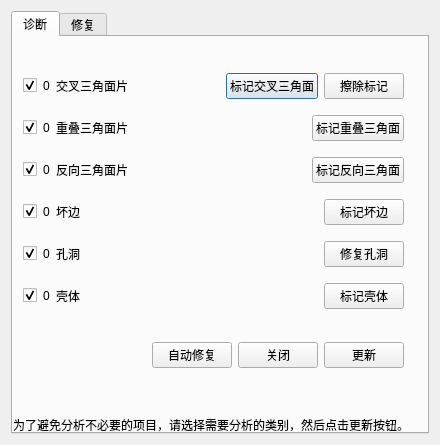
<?xml version="1.0" encoding="UTF-8"?>
<ui version="4.0">
 <class>MyDialog</class>
 <widget class="QDialog" name="MyDialog">
  <property name="geometry">
   <rect>
    <x>0</x>
    <y>0</y>
    <width>440</width>
    <height>445</height>
   </rect>
  </property>
  <property name="minimumSize">
   <size>
    <width>440</width>
    <height>445</height>
   </size>
  </property>
  <property name="maximumSize">
   <size>
    <width>440</width>
    <height>445</height>
   </size>
  </property>
  <property name="windowTitle">
   <string>Dialog</string>
  </property>
  <layout class="QGridLayout" name="gridLayout">
   <item row="1" column="0">
    <layout class="QVBoxLayout" name="verticalLayout">
     <item>
      <widget class="QTabWidget" name="tabWidget">
       <property name="currentIndex">
        <number>0</number>
       </property>
       <widget class="QWidget" name="widget">
        <attribute name="title">
         <string>诊断</string>
        </attribute>
        <widget class="QWidget" name="verticalLayoutWidget_4">
         <property name="geometry">
          <rect>
           <x>0</x>
           <y>0</y>
           <width>391</width>
           <height>331</height>
          </rect>
         </property>
         <layout class="QVBoxLayout" name="verticalLayout_4">
          <property name="leftMargin">
           <number>10</number>
          </property>
          <property name="topMargin">
           <number>10</number>
          </property>
          <item>
           <spacer name="verticalSpacer">
            <property name="orientation">
             <enum>Qt::Vertical</enum>
            </property>
            <property name="sizeHint" stdset="0">
             <size>
              <width>20</width>
              <height>40</height>
             </size>
            </property>
           </spacer>
          </item>
          <item>
           <layout class="QHBoxLayout" name="horizontalLayout_2">
            <property name="topMargin">
             <number>10</number>
            </property>
            <item>
             <widget class="QCheckBox" name="intersect_checkBox">
              <property name="enabled">
               <bool>true</bool>
              </property>
              <property name="maximumSize">
               <size>
                <width>191</width>
                <height>16777215</height>
               </size>
              </property>
              <property name="mouseTracking">
               <bool>true</bool>
              </property>
              <property name="acceptDrops">
               <bool>false</bool>
              </property>
              <property name="text">
               <string/>
              </property>
              <property name="checkable">
               <bool>true</bool>
              </property>
              <property name="checked">
               <bool>true</bool>
              </property>
              <property name="autoRepeat">
               <bool>false</bool>
              </property>
              <property name="tristate">
               <bool>false</bool>
              </property>
             </widget>
            </item>
            <item>
             <widget class="QLabel" name="intersect_label">
              <property name="text">
               <string>0</string>
              </property>
             </widget>
            </item>
            <item>
             <widget class="QLabel" name="label_2">
              <property name="text">
               <string>交叉三角面片</string>
              </property>
             </widget>
            </item>
            <item>
             <spacer name="horizontalSpacer_2">
              <property name="orientation">
               <enum>Qt::Horizontal</enum>
              </property>
              <property name="sizeHint" stdset="0">
               <size>
                <width>40</width>
                <height>20</height>
               </size>
              </property>
             </spacer>
            </item>
            <item>
             <widget class="QPushButton" name="pushButton_8">
              <property name="text">
               <string>标记交叉三角面</string>
              </property>
             </widget>
            </item>
            <item>
             <widget class="QPushButton" name="pushButton_15">
              <property name="text">
               <string>擦除标记</string>
              </property>
             </widget>
            </item>
           </layout>
          </item>
          <item>
           <layout class="QHBoxLayout" name="horizontalLayout_5">
            <property name="topMargin">
             <number>10</number>
            </property>
            <item>
             <widget class="QCheckBox" name="overlap_checkBox">
              <property name="enabled">
               <bool>true</bool>
              </property>
              <property name="maximumSize">
               <size>
                <width>191</width>
                <height>16777215</height>
               </size>
              </property>
              <property name="text">
               <string/>
              </property>
              <property name="checked">
               <bool>true</bool>
              </property>
             </widget>
            </item>
            <item>
             <widget class="QLabel" name="overlap_label">
              <property name="text">
               <string>0</string>
              </property>
             </widget>
            </item>
            <item>
             <widget class="QLabel" name="label_5">
              <property name="text">
               <string>重叠三角面片</string>
              </property>
             </widget>
            </item>
            <item>
             <spacer name="horizontalSpacer_5">
              <property name="orientation">
               <enum>Qt::Horizontal</enum>
              </property>
              <property name="sizeHint" stdset="0">
               <size>
                <width>40</width>
                <height>20</height>
               </size>
              </property>
             </spacer>
            </item>
            <item>
             <widget class="QPushButton" name="pushButton_12">
              <property name="text">
               <string>标记重叠三角面</string>
              </property>
             </widget>
            </item>
           </layout>
          </item>
          <item>
           <layout class="QHBoxLayout" name="horizontalLayout_9">
            <property name="topMargin">
             <number>10</number>
            </property>
            <item>
             <widget class="QCheckBox" name="reverse_checkBox">
              <property name="maximumSize">
               <size>
                <width>191</width>
                <height>16777215</height>
               </size>
              </property>
              <property name="text">
               <string/>
              </property>
              <property name="checked">
               <bool>true</bool>
              </property>
             </widget>
            </item>
            <item>
             <widget class="QLabel" name="reverse_label">
              <property name="text">
               <string>0</string>
              </property>
             </widget>
            </item>
            <item>
             <widget class="QLabel" name="label_6">
              <property name="text">
               <string>反向三角面片</string>
              </property>
             </widget>
            </item>
            <item>
             <spacer name="horizontalSpacer_6">
              <property name="orientation">
               <enum>Qt::Horizontal</enum>
              </property>
              <property name="sizeHint" stdset="0">
               <size>
                <width>40</width>
                <height>20</height>
               </size>
              </property>
             </spacer>
            </item>
            <item>
             <widget class="QPushButton" name="pushButton_13">
              <property name="text">
               <string>标记反向三角面</string>
              </property>
             </widget>
            </item>
           </layout>
          </item>
          <item>
           <layout class="QHBoxLayout" name="horizontalLayout_10">
            <property name="topMargin">
             <number>10</number>
            </property>
            <item>
             <widget class="QCheckBox" name="badside_checkBox">
              <property name="maximumSize">
               <size>
                <width>191</width>
                <height>16777215</height>
               </size>
              </property>
              <property name="text">
               <string/>
              </property>
              <property name="checked">
               <bool>true</bool>
              </property>
             </widget>
            </item>
            <item>
             <widget class="QLabel" name="badside_label">
              <property name="text">
               <string>0</string>
              </property>
             </widget>
            </item>
            <item>
             <widget class="QLabel" name="label_12">
              <property name="text">
               <string>坏边</string>
              </property>
             </widget>
            </item>
            <item>
             <spacer name="horizontalSpacer_7">
              <property name="orientation">
               <enum>Qt::Horizontal</enum>
              </property>
              <property name="sizeHint" stdset="0">
               <size>
                <width>40</width>
                <height>20</height>
               </size>
              </property>
             </spacer>
            </item>
            <item>
             <widget class="QPushButton" name="pushButton_14">
              <property name="text">
               <string>标记坏边</string>
              </property>
             </widget>
            </item>
           </layout>
          </item>
          <item>
           <layout class="QHBoxLayout" name="horizontalLayout_4">
            <property name="topMargin">
             <number>10</number>
            </property>
            <item>
             <widget class="QCheckBox" name="hole_checkBox">
              <property name="maximumSize">
               <size>
                <width>191</width>
                <height>16777215</height>
               </size>
              </property>
              <property name="text">
               <string/>
              </property>
              <property name="checked">
               <bool>true</bool>
              </property>
             </widget>
            </item>
            <item>
             <widget class="QLabel" name="hole_label">
              <property name="text">
               <string>0</string>
              </property>
             </widget>
            </item>
            <item>
             <widget class="QLabel" name="label_4">
              <property name="text">
               <string>孔洞</string>
              </property>
             </widget>
            </item>
            <item>
             <spacer name="horizontalSpacer_4">
              <property name="orientation">
               <enum>Qt::Horizontal</enum>
              </property>
              <property name="sizeHint" stdset="0">
               <size>
                <width>40</width>
                <height>20</height>
               </size>
              </property>
             </spacer>
            </item>
            <item>
             <widget class="QPushButton" name="pushButton_18">
              <property name="text">
               <string>修复孔洞</string>
              </property>
             </widget>
            </item>
           </layout>
          </item>
          <item>
           <layout class="QHBoxLayout" name="horizontalLayout_3">
            <property name="topMargin">
             <number>10</number>
            </property>
            <item>
             <widget class="QCheckBox" name="shell_checkBox">
              <property name="maximumSize">
               <size>
                <width>191</width>
                <height>16777215</height>
               </size>
              </property>
              <property name="text">
               <string/>
              </property>
              <property name="checked">
               <bool>true</bool>
              </property>
             </widget>
            </item>
            <item>
             <widget class="QLabel" name="shell_label">
              <property name="text">
               <string>0</string>
              </property>
             </widget>
            </item>
            <item>
             <widget class="QLabel" name="label_3">
              <property name="text">
               <string>壳体</string>
              </property>
             </widget>
            </item>
            <item>
             <spacer name="horizontalSpacer_3">
              <property name="orientation">
               <enum>Qt::Horizontal</enum>
              </property>
              <property name="sizeHint" stdset="0">
               <size>
                <width>40</width>
                <height>20</height>
               </size>
              </property>
             </spacer>
            </item>
            <item>
             <widget class="QPushButton" name="pushButton_16">
              <property name="text">
               <string>标记壳体</string>
              </property>
             </widget>
            </item>
           </layout>
          </item>
          <item>
           <spacer name="verticalSpacer_4">
            <property name="orientation">
             <enum>Qt::Vertical</enum>
            </property>
            <property name="sizeHint" stdset="0">
             <size>
              <width>20</width>
              <height>40</height>
             </size>
            </property>
           </spacer>
          </item>
          <item>
           <layout class="QHBoxLayout" name="horizontalLayout">
            <property name="topMargin">
             <number>10</number>
            </property>
            <item>
             <spacer name="horizontalSpacer">
              <property name="orientation">
               <enum>Qt::Horizontal</enum>
              </property>
              <property name="sizeHint" stdset="0">
               <size>
                <width>40</width>
                <height>20</height>
               </size>
              </property>
             </spacer>
            </item>
            <item>
             <widget class="QPushButton" name="pushButton_17">
              <property name="text">
               <string>自动修复</string>
              </property>
             </widget>
            </item>
            <item>
             <widget class="QPushButton" name="pushButton">
              <property name="text">
               <string>关闭</string>
              </property>
             </widget>
            </item>
            <item>
             <widget class="QPushButton" name="pushButton_2">
              <property name="enabled">
               <bool>true</bool>
              </property>
              <property name="styleSheet">
               <string notr="true">border-image: url(:/Meshprint/Resources/images/button_update_1.png);
border-image: url(:/Meshprint/Resources/images/button_update_2.png);</string>
              </property>
              <property name="text">
               <string>更新</string>
              </property>
              <property name="icon">
               <iconset resource="meshprint.qrc">
                <normaloff>:/Meshprint/Resources/images/button_update_1.png</normaloff>:/Meshprint/Resources/images/button_update_1.png</iconset>
              </property>
             </widget>
            </item>
           </layout>
          </item>
         </layout>
        </widget>
        <widget class="QLabel" name="label">
         <property name="geometry">
          <rect>
           <x>0</x>
           <y>380</y>
           <width>411</width>
           <height>16</height>
          </rect>
         </property>
         <property name="text">
          <string>为了避免分析不必要的项目，请选择需要分析的类别，然后点击更新按钮。</string>
         </property>
        </widget>
       </widget>
       <widget class="QWidget" name="widget_2">
        <attribute name="title">
         <string>修复</string>
        </attribute>
        <widget class="QWidget" name="horizontalLayoutWidget">
         <property name="geometry">
          <rect>
           <x>-1</x>
           <y>-1</y>
           <width>401</width>
           <height>271</height>
          </rect>
         </property>
         <layout class="QHBoxLayout" name="horizontalLayout_6">
          <item>
           <layout class="QVBoxLayout" name="verticalLayout_2">
            <property name="leftMargin">
             <number>0</number>
            </property>
            <item>
             <spacer name="verticalSpacer_2">
              <property name="orientation">
               <enum>Qt::Vertical</enum>
              </property>
              <property name="sizeHint" stdset="0">
               <size>
                <width>20</width>
                <height>40</height>
               </size>
              </property>
             </spacer>
            </item>
            <item>
             <widget class="QPushButton" name="pushButton_9">
              <property name="text">
               <string>自动修复</string>
              </property>
             </widget>
            </item>
            <item>
             <spacer name="verticalSpacer_3">
              <property name="orientation">
               <enum>Qt::Vertical</enum>
              </property>
              <property name="sizeHint" stdset="0">
               <size>
                <width>20</width>
                <height>40</height>
               </size>
              </property>
             </spacer>
            </item>
            <item>
             <widget class="QPushButton" name="pushButton_6">
              <property name="text">
               <string>选择三角面片</string>
              </property>
             </widget>
            </item>
            <item>
             <widget class="QPushButton" name="pushButton_5">
              <property name="text">
               <string>创建三角面片</string>
              </property>
             </widget>
            </item>
           </layout>
          </item>
          <item>
           <layout class="QVBoxLayout" name="verticalLayout_3">
            <property name="leftMargin">
             <number>0</number>
            </property>
            <item>
             <spacer name="verticalSpacer_6">
              <property name="orientation">
               <enum>Qt::Vertical</enum>
              </property>
              <property name="sizeHint" stdset="0">
               <size>
                <width>20</width>
                <height>40</height>
               </size>
              </property>
             </spacer>
            </item>
            <item>
             <layout class="QHBoxLayout" name="horizontalLayout_7">
              <item>
               <widget class="QPushButton" name="pushButton_4">
                <property name="text">
                 <string>color</string>
                </property>
               </widget>
              </item>
             </layout>
            </item>
            <item>
             <spacer name="verticalSpacer_5">
              <property name="orientation">
               <enum>Qt::Vertical</enum>
              </property>
              <property name="sizeHint" stdset="0">
               <size>
                <width>20</width>
                <height>40</height>
               </size>
              </property>
             </spacer>
            </item>
            <item>
             <layout class="QHBoxLayout" name="horizontalLayout_8">
              <item>
               <widget class="QPushButton" name="pushButton_11">
                <property name="text">
                 <string>帮助</string>
                </property>
               </widget>
              </item>
              <item>
               <widget class="QPushButton" name="pushButton_10">
                <property name="text">
                 <string>关闭</string>
                </property>
               </widget>
              </item>
             </layout>
            </item>
           </layout>
          </item>
         </layout>
        </widget>
       </widget>
      </widget>
     </item>
    </layout>
   </item>
  </layout>
 </widget>
 <resources>
  <include location="meshprint.qrc"/>
 </resources>
 <connections>
  <connection>
   <sender>pushButton_10</sender>
   <signal>clicked()</signal>
   <receiver>MyDialog</receiver>
   <slot>reject()</slot>
   <hints>
    <hint type="sourcelabel">
     <x>408</x>
     <y>297</y>
    </hint>
    <hint type="destinationlabel">
     <x>412</x>
     <y>-5</y>
    </hint>
   </hints>
  </connection>
  <connection>
   <sender>MyDialog</sender>
   <signal>rejected()</signal>
   <receiver>MyDialog</receiver>
   <slot>DialogClose()</slot>
   <hints>
    <hint type="sourcelabel">
     <x>211</x>
     <y>150</y>
    </hint>
    <hint type="destinationlabel">
     <x>211</x>
     <y>150</y>
    </hint>
   </hints>
  </connection>
  <connection>
   <sender>pushButton_2</sender>
   <signal>clicked()</signal>
   <receiver>MyDialog</receiver>
   <slot>on_updateButton_clicked()</slot>
   <hints>
    <hint type="sourcelabel">
     <x>400</x>
     <y>359</y>
    </hint>
    <hint type="destinationlabel">
     <x>437</x>
     <y>311</y>
    </hint>
   </hints>
  </connection>
  <connection>
   <sender>pushButton</sender>
   <signal>clicked()</signal>
   <receiver>MyDialog</receiver>
   <slot>reject()</slot>
   <hints>
    <hint type="sourcelabel">
     <x>319</x>
     <y>358</y>
    </hint>
    <hint type="destinationlabel">
     <x>469</x>
     <y>200</y>
    </hint>
   </hints>
  </connection>
  <connection>
   <sender>pushButton_9</sender>
   <signal>clicked()</signal>
   <receiver>MyDialog</receiver>
   <slot>on_maintenanceButton_clicked()</slot>
   <hints>
    <hint type="sourcelabel">
     <x>124</x>
     <y>147</y>
    </hint>
    <hint type="destinationlabel">
     <x>203</x>
     <y>-6</y>
    </hint>
   </hints>
  </connection>
  <connection>
   <sender>pushButton_5</sender>
   <signal>clicked()</signal>
   <receiver>MyDialog</receiver>
   <slot>on_createTriangle_clicked()</slot>
   <hints>
    <hint type="sourcelabel">
     <x>124</x>
     <y>298</y>
    </hint>
    <hint type="destinationlabel">
     <x>-92</x>
     <y>326</y>
    </hint>
   </hints>
  </connection>
  <connection>
   <sender>pushButton_18</sender>
   <signal>clicked()</signal>
   <receiver>MyDialog</receiver>
   <slot>on_repairhole_clicked()</slot>
   <hints>
    <hint type="sourcelabel">
     <x>380</x>
     <y>239</y>
    </hint>
    <hint type="destinationlabel">
     <x>392</x>
     <y>-12</y>
    </hint>
   </hints>
  </connection>
  <connection>
   <sender>pushButton_8</sender>
   <signal>clicked()</signal>
   <receiver>MyDialog</receiver>
   <slot>on_markcolorbutton_clicked()</slot>
   <hints>
    <hint type="sourcelabel">
     <x>290</x>
     <y>86</y>
    </hint>
    <hint type="destinationlabel">
     <x>485</x>
     <y>69</y>
    </hint>
   </hints>
  </connection>
  <connection>
   <sender>pushButton_15</sender>
   <signal>clicked()</signal>
   <receiver>MyDialog</receiver>
   <slot>on_clearButton_clicked()</slot>
   <hints>
    <hint type="sourcelabel">
     <x>354</x>
     <y>82</y>
    </hint>
    <hint type="destinationlabel">
     <x>460</x>
     <y>76</y>
    </hint>
   </hints>
  </connection>
  <connection>
   <sender>intersect_checkBox</sender>
   <signal>clicked()</signal>
   <receiver>MyDialog</receiver>
   <slot>on_intersectAndoverlapCheckBox()</slot>
   <hints>
    <hint type="sourcelabel">
     <x>30</x>
     <y>84</y>
    </hint>
    <hint type="destinationlabel">
     <x>-24</x>
     <y>65</y>
    </hint>
   </hints>
  </connection>
  <connection>
   <sender>pushButton_14</sender>
   <signal>clicked()</signal>
   <receiver>MyDialog</receiver>
   <slot>on_markbadisdebutton_clicked()</slot>
   <hints>
    <hint type="sourcelabel">
     <x>362</x>
     <y>203</y>
    </hint>
    <hint type="destinationlabel">
     <x>482</x>
     <y>154</y>
    </hint>
   </hints>
  </connection>
  <connection>
   <sender>pushButton_17</sender>
   <signal>clicked()</signal>
   <receiver>MyDialog</receiver>
   <slot>on_maintenanceButton_clicked()</slot>
   <hints>
    <hint type="sourcelabel">
     <x>194</x>
     <y>351</y>
    </hint>
    <hint type="destinationlabel">
     <x>513</x>
     <y>341</y>
    </hint>
   </hints>
  </connection>
 </connections>
 <slots>
  <slot>DialogClose()</slot>
  <slot>on_updateButton_clicked()</slot>
  <slot>on_clearButton_clicked()</slot>
  <slot>on_maintenanceButton_clicked()</slot>
  <slot>on_markcolorbutton_clicked()</slot>
  <slot>on_createTriangle_clicked()</slot>
  <slot>on_repairhole_clicked()</slot>
  <slot>on_holeMark_clicked()</slot>
  <slot>on_intersectAndoverlapCheckBox()</slot>
  <slot>on_markbadisdebutton_clicked()</slot>
 </slots>
</ui>
